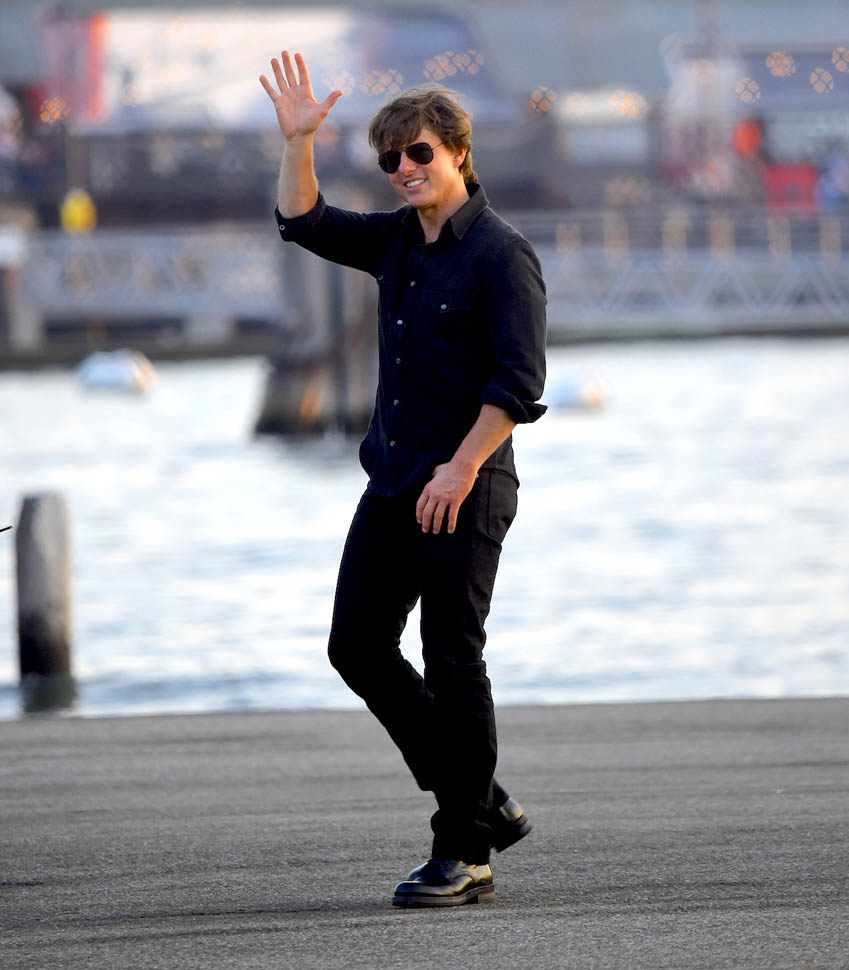
#> input picture Lab7/image.jpg, 849 x 970 px
$ jupyter execute --allow-errors Lab7.ipynb
#> lines starting #> are read from the running program, lines starting #| are printed output that depends on the picture; after the words box and inside, x2 and y2 are one past the last pixel; in counts of white or black regions, pixels touching at a corner belong together
## Alireza Farajtabrizi (97102185) Lab 7

### Import Libraries

[cell 1]
import numpy as np
import cv2
import matplotlib.pyplot as plt

## LBP Filter

### Loading Image

[cell 2]
img = cv2.cvtColor( cv2.imread('image.jpg'), cv2.COLOR_BGR2GRAY)
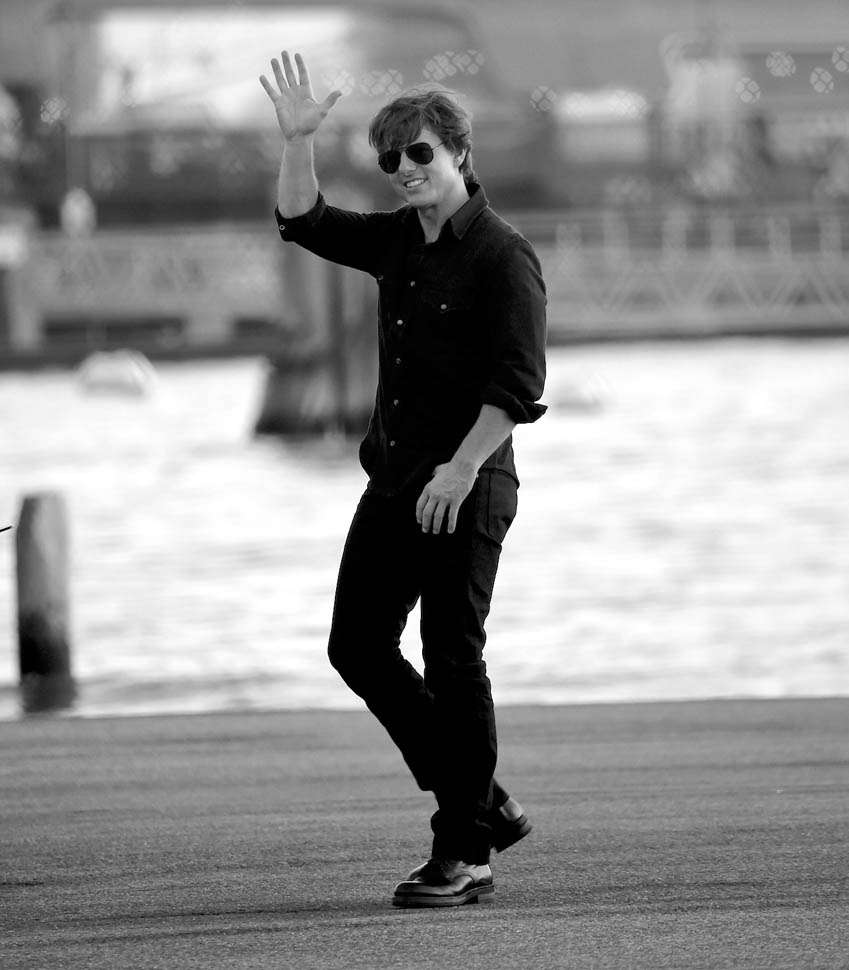
#> img: shape (970, 849); min 0, max 255, mean 144.2

plt.imshow(img, cmap='gray')
plt.axis('off')
plt.show()

## Plotting and Appying Filter

[cell 3]
from skimage.feature import local_binary_pattern

# using a built-in filter
img_LBP = local_binary_pattern(img, 8, 1)
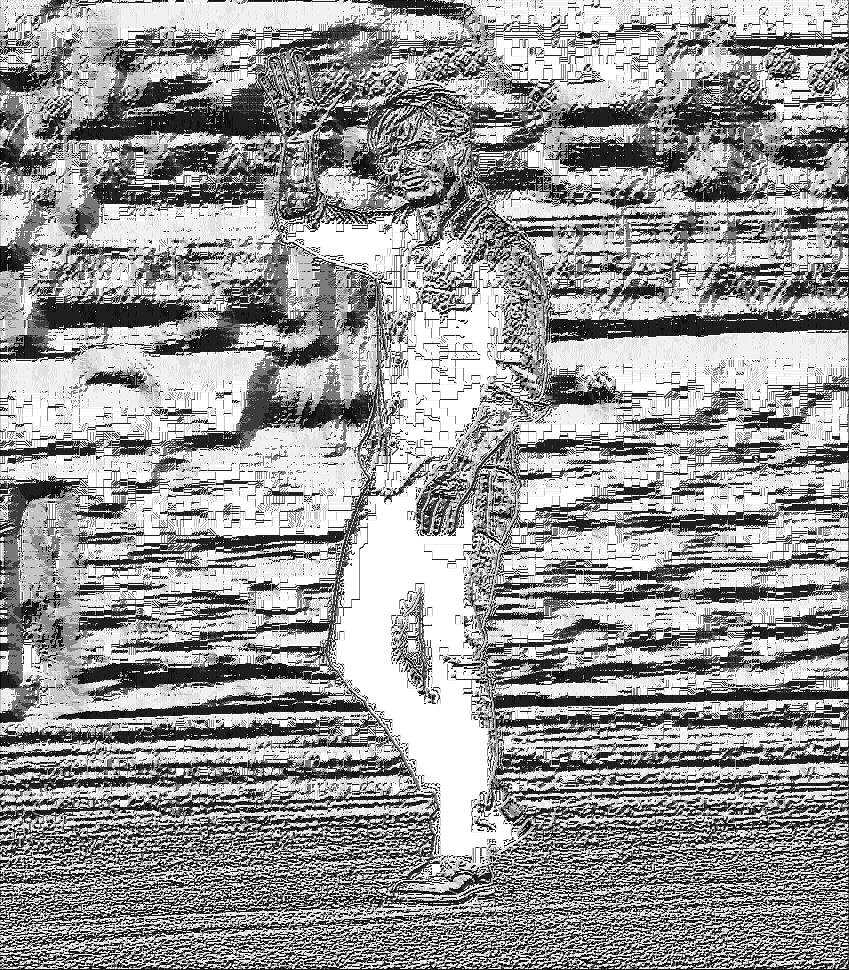
#> img_LBP: shape (970, 849) float64; min 0, max 255, mean 154.4

#plotting the result
plt.imshow(img_LBP, cmap='gray')
plt.axis('off')
plt.show()

# plotting the feature histogram
plt.hist(np.ravel(img_LBP), bins = 30)
plt.show()
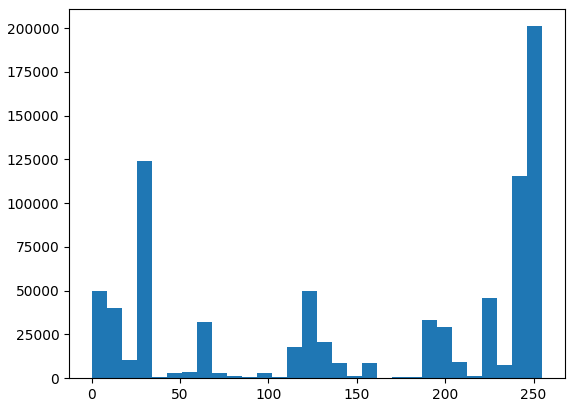
#> figure drawn by matplotlib, 1 panel; tallest bar 201082 high, from x = 246.5 to 255

## Gabor

[cell 4]
from cv2 import getGaborKernel as gabor

plt.figure(figsize=(20,15))
plt.subplot(2,3,1)
plt.imshow(img, cmap='gray')
plt.axis('off')
plt.title("Original Image")


thetas = [0, 45, 90, 135, 180]
i = 2


for theta_d in thetas:
    theta = theta_d / 180.0 * np.pi
    kernel = gabor((15,15), sigma = 4.0, theta = theta, lambd = 10.0, gamma = 0.5, psi = 0)
    kernel = kernel/(kernel.sum())

    plt.subplot(2,3,i)
    plt.imshow(cv2.filter2D(src=img, ddepth = -1, kernel=kernel),cmap='gray')
    plt.title("Gabor with theta : "+str(theta_d))
    plt.axis('off')
    i+=1
#> after the loop, i = 7
plt.show()
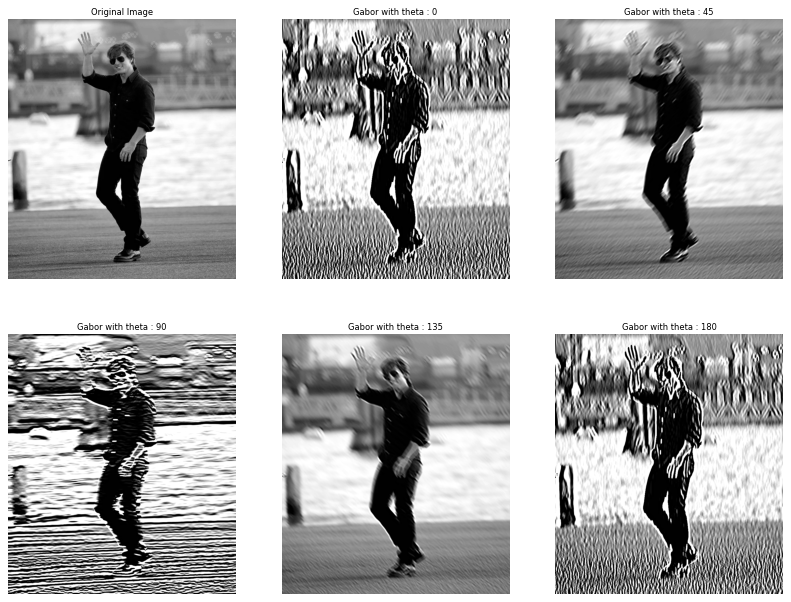
#> figure drawn by matplotlib, 6 panels

[cell 5]
from cv2 import getGaborKernel as gabor

theta = 0
i = 1
plt.figure(figsize=(20,10))
for sigma in [20.0, 40.0]:
    for lambd in [10.0, 20.0]:
        for gamma in [1.0, 10.0]:
            kernel = gabor((50,50), sigma = sigma, theta = theta, lambd = lambd, gamma = gamma, psi = 0)
            kernel = kernel/(kernel.sum())

            plt.subplot(2,4,i)
            plt.imshow(kernel, cmap='gray')
            plt.title("sigma, lambda, gamma = "+str(sigma)+", "+str(lambd)+", "+str(gamma))
            plt.axis('off')
            i+=1
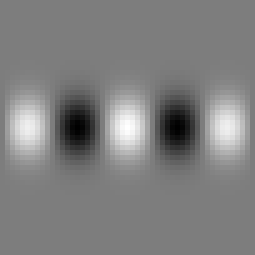
#> kernel: shape (51, 51) float64 (shown 5 times larger); min -0.0185, max 0.0191, mean 0.000384; drawn with min black and max white
#> after the loop, i = 9
plt.show()
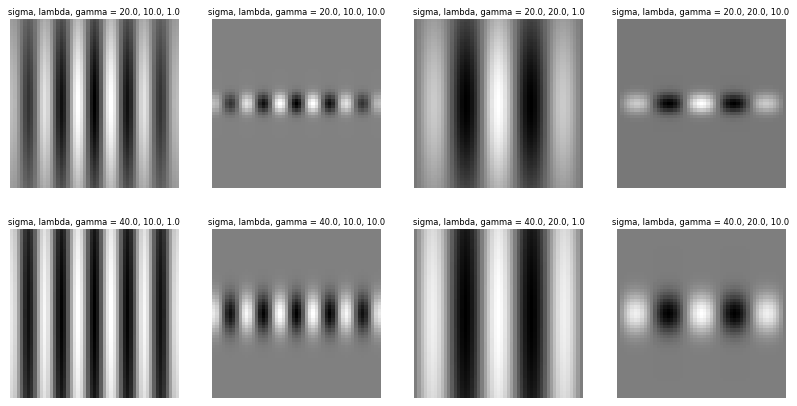
#> figure drawn by matplotlib, 8 panels

i = 1
plt.figure(figsize=(20,10))
for sigma in [20.0, 40.0]:
    for lambd in [10.0, 20.0]:
        for gamma in [1.0, 10.0]:
            kernel = gabor((50,50), sigma = sigma, theta = theta, lambd = lambd, gamma = gamma, psi = 0)
            kernel = kernel/(kernel.sum())

            plt.subplot(2,4,i)
            plt.imshow(cv2.filter2D(src=img, ddepth = -1, kernel=kernel),cmap='gray')
            plt.title("sigma, lambda, gamma = "+str(sigma)+", "+str(lambd)+", "+str(gamma))
            plt.axis('off')
            i+=1
#> after the loop, i = 9
plt.show()
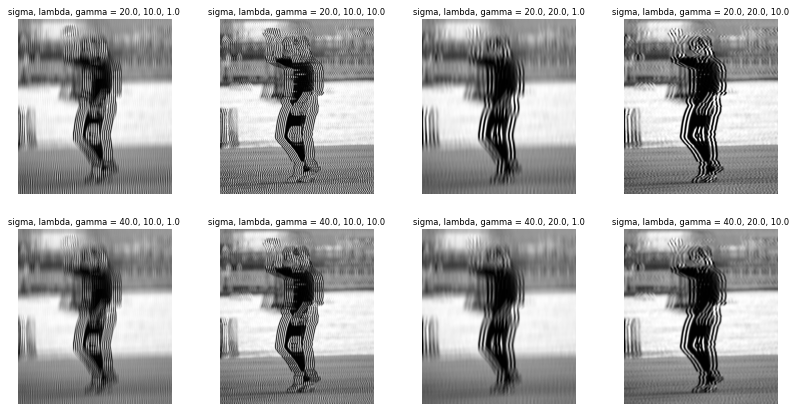
#> figure drawn by matplotlib, 8 panels

تاثیر لاندا یا همان طول موج بیشتر به صورت تار شدن خود را نشان می دهد و افزایش لاندا تعداد خطوط را در فیلتر بیشتر می کند و خود تصویر را محو می کند. برای مقایسه در تصاویر بالا باید تصویر ستون کا ام را با تصویر کا به اضافه دو مقایسه کنید

تاثیر سیگما یا همان انحراف معیار در فیلتر به صورت میزان بزرگی فیلتر خود را نشان می دهد و هرچی این عدد نسبت به سایز کرنل کوچک تر باشد اثر فیلتر در مرکزش متمرکزتر است. اثر این پارامتر بر خود تصویر نیز این گونه است که هرچه بزرکتر است اثرش محو تر است و هرچه کوچکتر باشد انگار تکستچر شارپ تری داریم. هر تصاویر بالا هر تصویر را با زیری خود مقایسه کنید

اثر گاما نیز تاثیر فیلتر در دو جهت را کنترل می کند و هر چه مقدارش از یک دور باشد به سمت ایکس یا وای متمایل می شود

## HOG

[cell 6]
from skimage.feature import hog
from skimage import data, exposure

img_hog = hog(img, pixels_per_cell=(32,32), cells_per_block=(2, 2), visualize=True)[1]
img_hog_rescaled = exposure.rescale_intensity(img_hog, in_range=(0, 10))
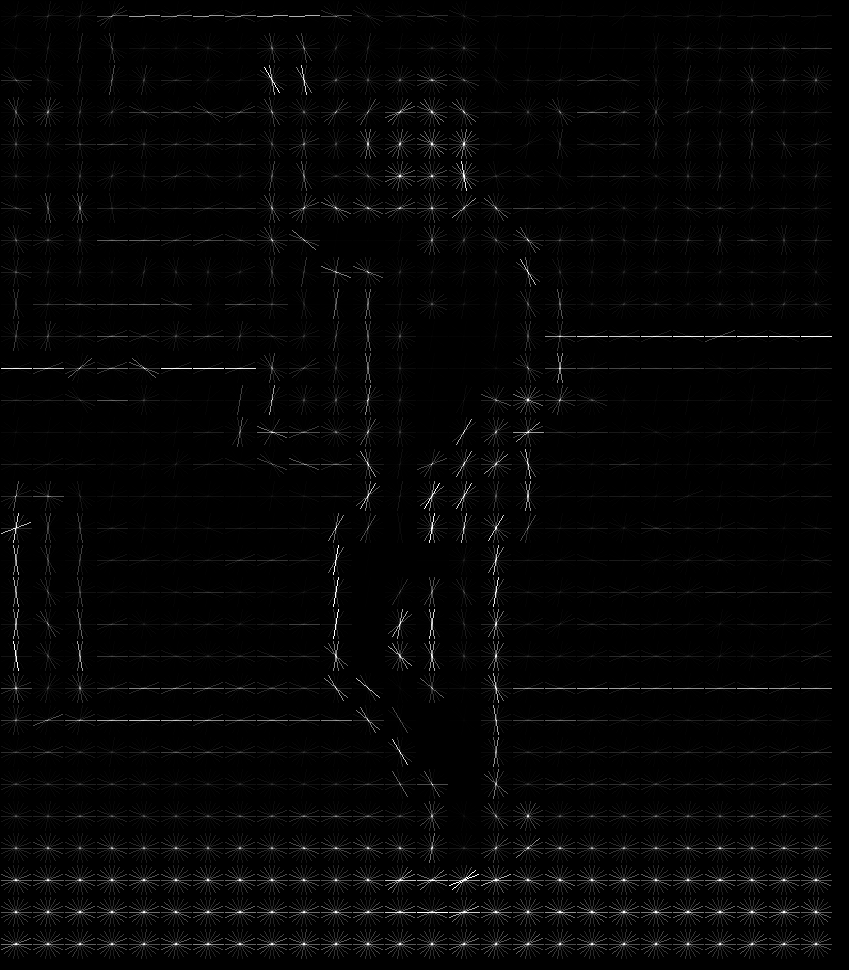
#> img_hog_rescaled: shape (970, 849) float64; min 0, max 1, mean 0.0208

plt.figure()
plt.imshow(img_hog_rescaled, cmap='gray')
plt.axis('off')
plt.show()

اگر سایز سلول را یه 16 در 16 تغییر دهیم کمی جزئیات بیشتری داخل نتیجه می شود

## HOG + SVM

### Mask

[cell 7]
mask = cv2.ellipse(np.zeros((600, 300), np.uint8), (150, 320), (100, 150), 0, 0, 360, 1, -1)
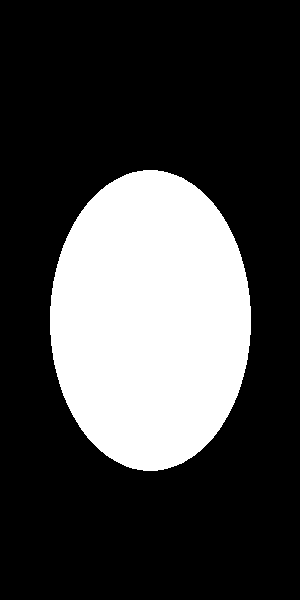
#> mask: shape (600, 300); values 0 (black) and 1 (white), 26.3% white; 1 white region, box (x1, y1, x2, y2) and area: (50, 170, 251, 471) 47413

plt.figure()
plt.imshow(mask,cmap = 'gray')
plt.axis('off')
plt.show()
